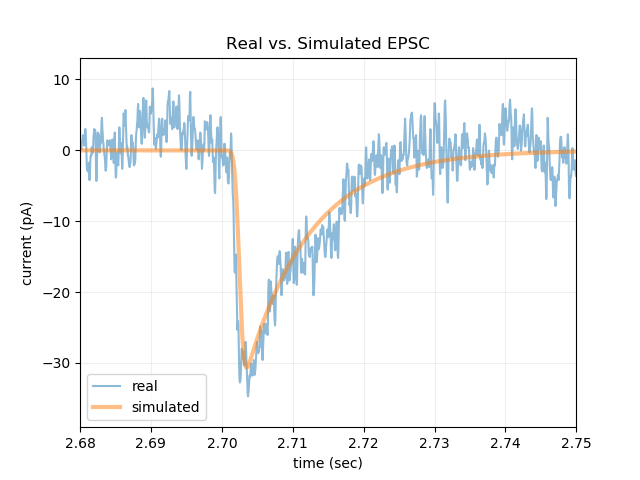

Source code (Python):
"""
Determine what paramaters create real-looking EPSCs.
What I concluded was that 30pA and 180ms tau looks good.
"""

import os
import sys
PATH_HERE = os.path.abspath(os.path.dirname(__file__))
PATH_DATA = os.path.abspath(PATH_HERE+"../../../data/abfs/")
PATH_SRC = os.path.abspath(PATH_HERE+"../../../src/")
sys.path.insert(0, PATH_SRC)
import pyabf
import pyabf.tools.generate
import glob
import matplotlib.pyplot as plt
import numpy as np


def plotRealEPSC():

    # load a trae with a real life EPSC
    abfPath = R"X:\Data\SD\Piriform Oxytocin\core ephys 2018\Sagittal Pilot\2018_12_11_ts_0020.abf"
    abf = pyabf.ABF(abfPath)
    abf.setSweep(12, baseline=[2.6, 2.68])

    # blank-out data we don't want to see
    t1, t2 = [2.68, 2.75]
    abf.sweepY[:int(t1*abf.dataRate)] = np.nan
    abf.sweepY[int(t2*abf.dataRate):] = np.nan

    # plot it
    plt.figure()
    plt.plot(abf.sweepX, abf.sweepY, alpha=.5, label="real")
    return


def plotFakeEPSC():

    # simulate a trace
    dataRate = 20000
    synth = pyabf.tools.generate.SynthSweep(dataRate, 10)

    # blank-out data we don't want to see
    t1, t2 = [2.68, 2.75]
    synth.sweepY[:int(t1*dataRate)] = np.nan
    synth.sweepY[int(t2*dataRate):] = np.nan

    # add an EPSC for comparison
    tauMs = 180
    synth.addEvent(2.7, -35, tauMs, False)

    # plot it
    plt.plot(synth.sweepX, synth.sweepY, lw=3, alpha=.5, label="simulated")


if __name__ == "__main__":
    plotRealEPSC()
    plotFakeEPSC()

    plt.grid(alpha=.2)
    plt.margins(0, .1)
    plt.title("Real vs. Simulated EPSC")
    plt.ylabel("current (pA)")
    plt.xlabel("time (sec)")
    plt.legend()
    plt.savefig(__file__+".png")
    print("DONE")
